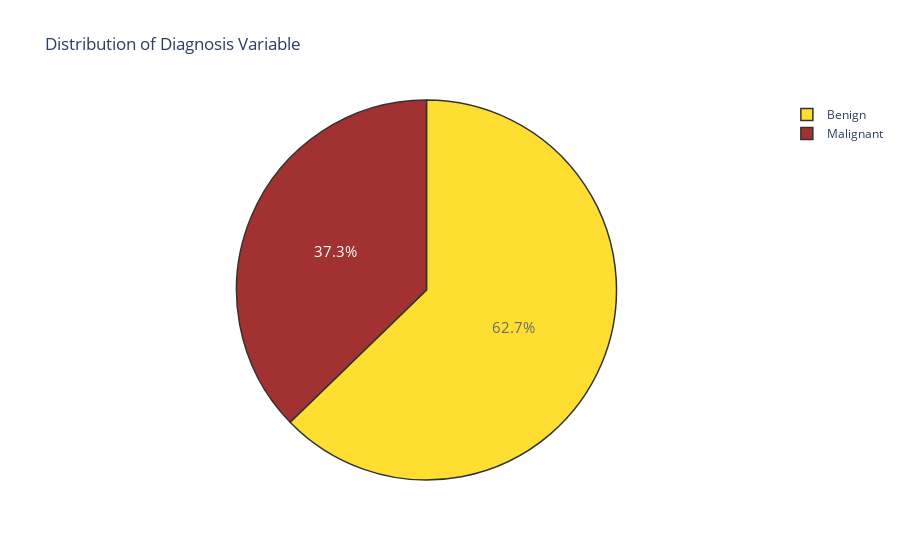

Notebook code cell kept with this figure:
### Code cell
trace = go.Pie(labels = ['Benign','Malignant'], values = Cr_dataset['diagnosis'].value_counts(), 
               textfont=dict(size=15), opacity = 0.8,
               marker=dict(colors=['gold', 'darkred'], 
                           line=dict(color='#000000', width=1.5)))


layout = dict(title =  'Distribution of Diagnosis Variable')
           
fig = dict(data = [trace], layout=layout)
py.iplot(fig)

### Figure 1 — Plotly figure (JSON) as saved in the notebook; plotly's stock layout.template omitted (floating-point values rounded to 4 significant figures)
{"data": [{"labels": ["Benign", "Malignant"], "marker": {"colors": ["gold", "darkred"], "line": {"color": "#000000", "width": 1.5}}, "opacity": 0.8, "textfont": {"size": 15}, "type": "pie", "values": [357, 212]}], "layout": {"title": {"text": "Distribution of Diagnosis Variable"}}}
